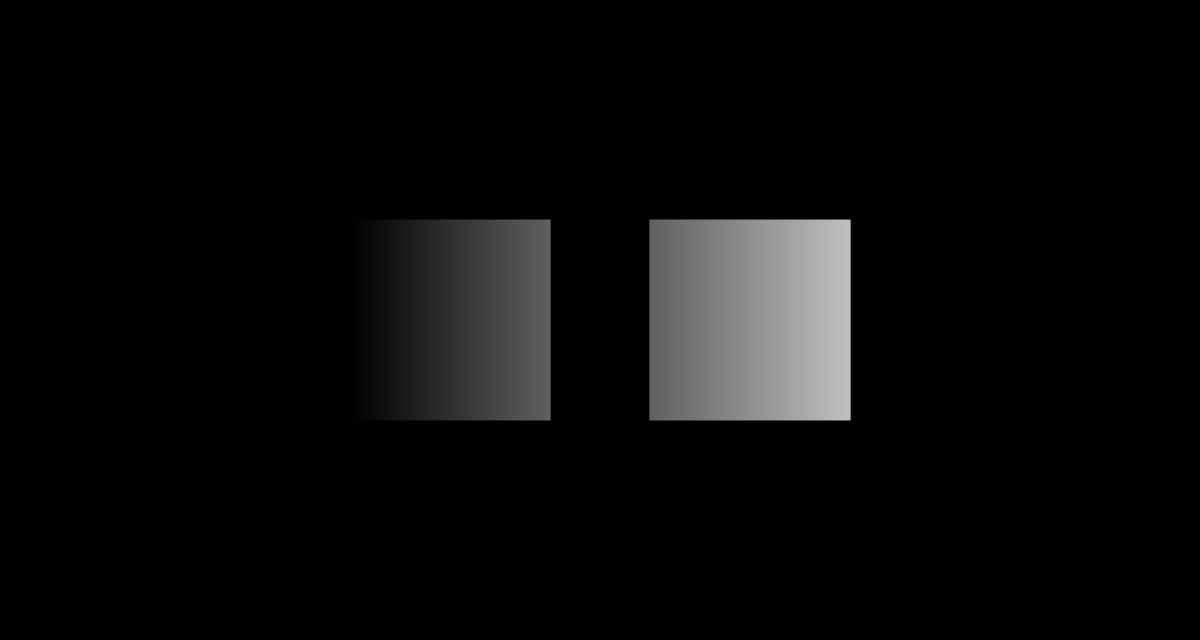
Frame 1 (no input)
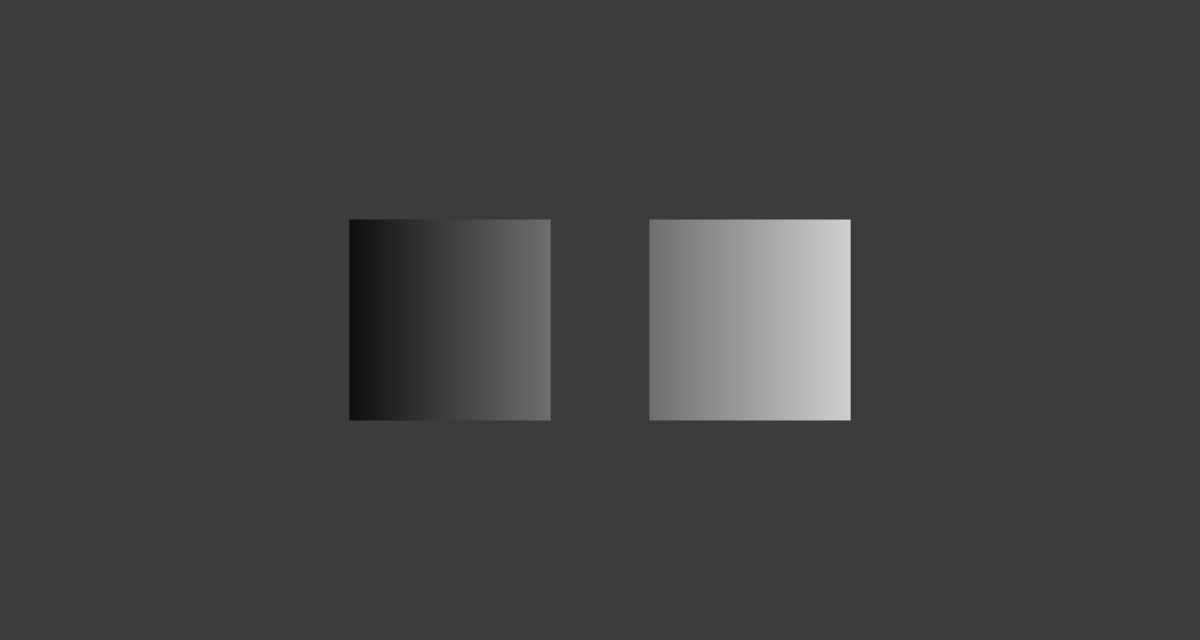
Frame 60 (no input)
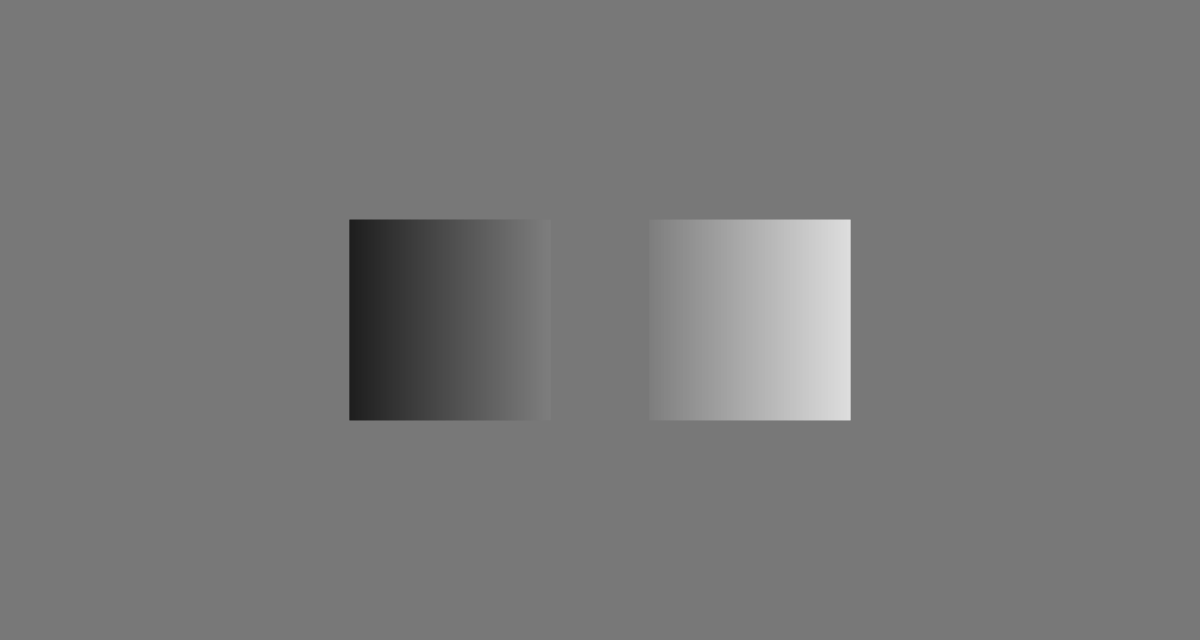
Frame 120 (the mouse pressed at the canvas centre since frame 60)

The p5.js sketch that drew these frames (run headless with seeded random() and noise() and a simulated clock; from frame 60 on, the mouse is pressed at the canvas centre):

// p5.js sketch
// ── sketch.js

function setup() {
  // put setup code here
  createCanvas(1200,640)
}




var i = 0;
var stage = 1;

var Y_AXIS = 1;
var X_AXIS = 2;
var b1, b2, c1, c2;

function setGradient(x, y, w, h, c1, c2, axis) {

  noFill();

  if (axis == Y_AXIS) {  // Top to bottom gradient
    for (var i = y; i <= y+h; i++) {
      var inter = map(i, y, y+h, 0, 1);
      var c = lerpColor(c1, c2, inter);
      stroke(c);
      line(x, i, x+w, i);
    }
  }
  else if (axis == X_AXIS) {  // Left to right gradient
    for (var i = x; i <= x+w; i++) {
      var inter = map(i, x, x+w, 0, 1);
      var c = lerpColor(c1, c2, inter);
      stroke(c);
      line(i, y, i, y+h);
    }
  }
}

function draw() {
  i = i + stage;
  if(i == 255){
    stage = -1;
  }if(i==0){
    stage = 1;
  }
  background(i,i,i);

  setGradient(350,220,200,200,color(0,0,0),color(128,128,128),X_AXIS)
  setGradient(650,220,200,200,color(128,128,128),color(255,255,255),X_AXIS)


}
